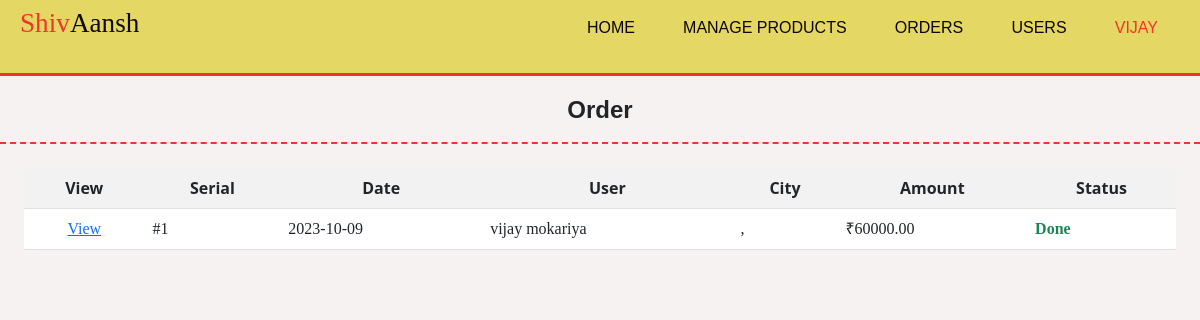
Page /Admin/orders.php (signed in) on the committed database.
### tables this page shows
CREATE TABLE IF NOT EXISTS `ordermast` (
  `id` int NOT NULL AUTO_INCREMENT,
  `userid` int NOT NULL,
  `serial` varchar(10) NOT NULL,
  `date` date NOT NULL,
  `amount` varchar(100) NOT NULL,
  `status` int NOT NULL DEFAULT '0',
  `addr1` varchar(100) NOT NULL,
  `addr2` varchar(100) NOT NULL,
  `city` varchar(100) NOT NULL,
  `state` varchar(100) NOT NULL,
  PRIMARY KEY (`id`)
);

CREATE TABLE IF NOT EXISTS `users` (
  `id` int NOT NULL AUTO_INCREMENT,
  `fname` varchar(100) NOT NULL,
  `lname` varchar(100) NOT NULL,
  `email` varchar(100) NOT NULL,
  `password` varchar(100) NOT NULL,
  PRIMARY KEY (`id`)
);

### Admin/orders.php (the view, shortened to what this page needs)
<!DOCTYPE html>
<html lang="en">
<head>
    <link rel="stylesheet" href="./bootstrap/css/bootstrap.min.css">
    <link rel="stylesheet" href="./css/style.css">
    <?php
    include('include/head.php');
    ?>
</head>
<body>
    <?php include "include/header.php"; ?>
    <?php include "include/connection.php"; ?>
    <?php
    $searchtext = "";
    ?>
    <main>
        <div class="main-container">
            <div class="page-heading">
                <h2>Order</h2>
            </div>
            <div class="p-4">
                <table class="table table-striped">
                    <tr>
                        <th class="text-center">View</th>
                        <th class="text-center">Serial</th>
                        <th class="text-center">Date</th>
                        <th class="text-center">User</th>
                        <th class="text-center">City</th>
                        <th class="text-center">Amount</th>
                        <th class="text-center">Status</th>
                    </tr>
                    <?php
                    if ($searchtext == "") {
                        $str = "select * from ordermast order by id DESC";
                    } else {
                        $str = "select * from ordermast where
                    (serial like '%$searchtext%') or (date like '%$searchtext%') or
                    (city like '%$searchtext%') or (state like '%$searchtext%') or
                    (amount like '%$searchtext%') order by id DESC";
                    }
                    $qry = mysqli_query($conn, $str);
                    while ($result = mysqli_fetch_assoc($qry)) {
                        $userdata = mysqli_fetch_array(mysqli_query($conn, "select * from users where id =" . $result['userid']));
                        $status = "";
                        if ($result['status'] == 0) {
                            $status = "<b class='text-primary'>Pending</b>";
                        } else if ($result['status'] == 1) {
                            $status = "<b class='text-success'>Done</b>";
                        } else if ($result['status'] == 2) {
                            $status = "<b class='text-danger'>Cancelled</b>";
                        }
                    ?>
                        <tr>
                            <td class="text-primary text-center">
                                <a href="./vieworder.php?id=<?= $result['id'] ?>">
                                    View
                                </a>
                            </td>
                            <td>#<?= $result['serial'] ?></td>
                            <td><?= $result['date'] ?></td>
                            <td><?= $userdata['fname'] . ' ' . $userdata['lname'] ?></td>
                            <td><?= $result['city'] ?>, <?= $result['state'] ?></td>
                            <td>&#8377;<?= $result['amount'] ?>.00</td>
                            <td><?= $status ?></td>
                        </tr>
                    <?php
                    }
                    ?>
                </table>
            </div>
        </div>
    </main>
</body>
</html>

### Admin/include/header.php (shortened to what this page needs)
<?php
include('include/connection.php');
if (!isset($_SESSION['adminid'])) {
    echo "<script>window.location.href='login.php';</script>";
} else {
    $userstr = "select * from admin where id = " . $_SESSION['adminid'];
    $userqry = mysqli_query($conn, $userstr);
    $userdata = mysqli_fetch_array($userqry);
}
?>
<header>
    <div class="logo">
        <h1><span style="color:var(--secondary)">Shiv</span>Aansh</h1>
    </div>
    <div class="menu">
        <div class="links">
            <a href="index.php" class="link" id="home">Home</a>
            <a href="manageproducts.php" class="link" id="manageproducts">Manage Products</a>
            <a href="orders.php" class="link" id="manageproducts">Orders</a>
            <a href="users.php" class="link" id="manageproducts">Users</a>
            <a href="logout.php" class="link" style="color:var(--secondary)" id="applications"><?= $userdata['name'] ?></a>
        </div>
    </div>
</header>

### Admin/css/style.css (style rules this page uses)
:root { --primary:#e4d764; --secondary:#f13528; --gray:#909090; --light:#f6f2f2; --black:#0a0707; }
* { margin: 0; padding: 0; }
body { margin: 0; padding: 0; background-color: var(--light); }
header { background-color: var(--primary); display: flex; justify-content: space-between; align-items: center; padding: 7px 20px; padding-bottom: 25px; border-bottom: solid 3px var(--secondary); }
header .logo h1 { color:#120a0a; font-family: verdana; font-size: 1.7em; }
.link { color: #0d0505; text-decoration: none; font-family: Verdana, Geneva, Tahoma, sans-serif; font-size: 1em; margin: 0 5px; padding: 5px 15px; text-transform: uppercase; border: solid 2px transparent; border-radius: 40px; transition: 0.5s; }

### Admin/css/common.css (style rules this page uses)
.page-heading { text-align: center!important; font-family: Verdana, Geneva, Tahoma, sans-serif!important; padding: 10px!important; padding-top: 20px!important; border-bottom: dashed 2px var(--secondary)!important; }
.page-heading h2 { display: block; font-size: 1.5em; font-weight: bold; }
.table-container table th,td { padding: 10px 20px; text-align: left; font-family: verdana; font-size: 1em; }

### rows in the picture
ordermast: serial "1", date "2023-10-09", userid.fname "vijay", userid.lname "mokariya", amount "60000", status "Done"

### other values in the picture
$userdata['name'] "VIJAY"
